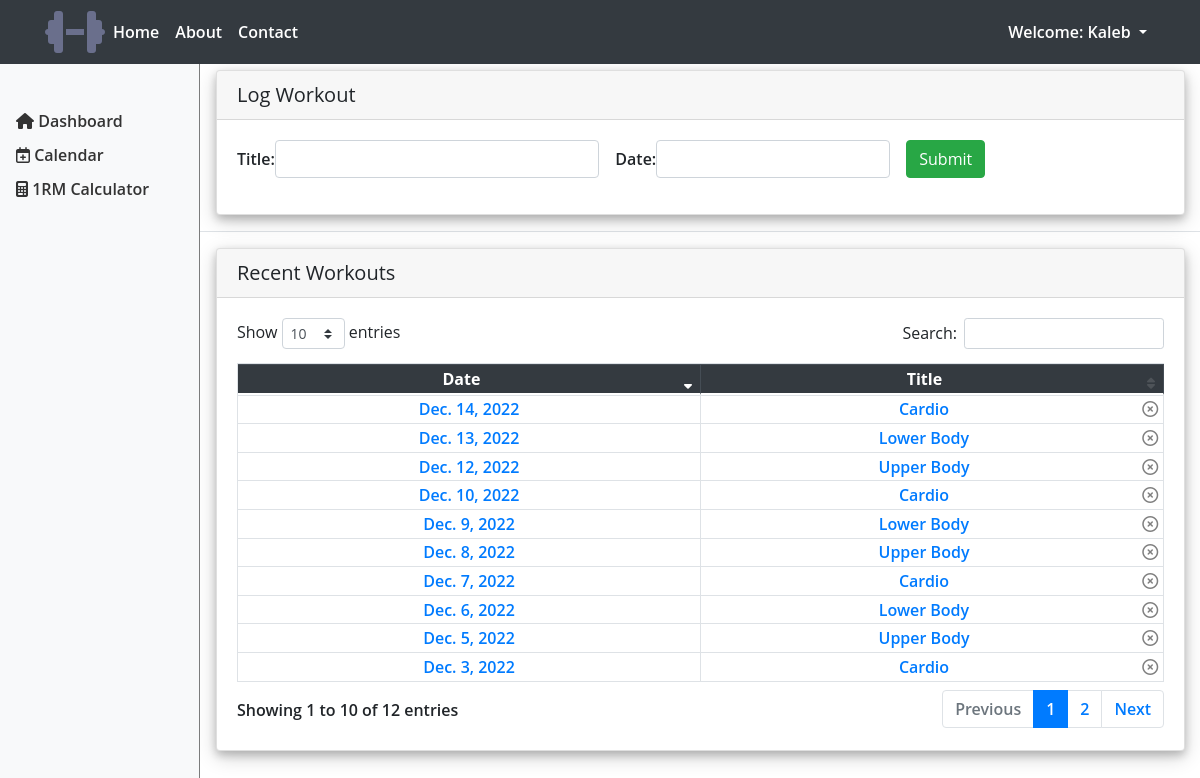
The app's page / (signed in) with its own data.
### fit_tracker/models.py (models this page shows)
class WorkoutDate(models.Model):
    user = models.ForeignKey(
        User, on_delete=models.CASCADE, related_name="workoutdate", null=True)
    date = models.DateField()
    def __str__(self):
        return str(self.date)

class WorkoutName(models.Model):
    name = models.CharField(max_length=200)
    date = models.ForeignKey(
        WorkoutDate, on_delete=models.CASCADE, related_name="workoutname", null=True)
    def __str__(self):
        return str(self.name)

### fit_tracker/views.py (the view)
# urls.py: 2. Add a URL to urlpatterns:  path('', views.home, name='home')
def home(response):
    context = ''
    if response.method == "POST":
        form = LogWorkout(response.POST)
        if form.is_valid():
            nm = form.cleaned_data["name"]
            d = form.cleaned_data["date"]
            if response.user.workoutdate.filter(date=d).exists():
                context = 'date already exists'
            else:
                t = WorkoutDate(date=d)
                n = WorkoutName(name=nm, date=t)
                t.save()
                n.save()
                response.user.workoutdate.add(t)
                return HttpResponseRedirect("/%i" % t.id)
    else:
        form = LogWorkout()
    return render(response, "fit_tracker/home.html", {"form": form, "context": context})

### fit_tracker/forms.py
class LogWorkout(forms.Form):
    name = forms.CharField(label="Title",max_length=200)
    date= forms.DateField()

### fit_tracker/templates/fit_tracker/home.html (shortened to what this page needs)
{% extends 'fit_tracker/base.html' %}
{% load static %}
{% block content %}
{% if user.is_authenticated %}
<link href="//netdna.bootstrapcdn.com/font-awesome/3.2.1/css/font-awesome.css" rel="stylesheet">
<link rel="stylesheet" href="https://cdn.datatables.net/1.10.23/css/dataTables.bootstrap4.min.css">
<link rel="stylesheet" href="https://cdn.datatables.net/responsive/2.2.7/css/responsive.bootstrap4.min.css">
<link href="https://unpkg.com/gijgo@1.9.13/css/gijgo.min.css" rel="stylesheet" type="text/css" />
<link rel="stylesheet" type="text/css" href="{% static 'CSS/dashboard.css' %}">
<div class="topdiv">
  <div class="container-fluid">
    <div class="card formcard">
      <h5 class="card-header">Log Workout</h5>
      <div class="card-body">
        <form action="" method="post" class="form-inline">
          {% for field in form %}
          {% if field.name == 'name' %}
          <label for="wodate">Title:</label>
          <input id="wotitle" type="text" name="{{ field.name }}" class="form-control mr-3" style="width:35%;" required>
          {% endif %}
          {% if field.name == 'date' %}
          <label for="datepicker"> Date: </label>
          <input autocomplete="off" name="{{ field.name }}" class="form-control" id="datepicker" width="200" required />
          {% endif %}
          {% endfor %}
          <button type="submit" name="save" class="btn btn-success ml-3">Submit</button>
        </form>
      </div>
    </div>
  </div>
  <div class="border-top my-3"></div>
</div>
<div class="container-fluid">
  <div class="card">
    <h5 class="card-header">Recent Workouts</h5>
    <div class="card-body">
      <table id="example" class="table table-sm table-hover table-bordered dt-responsive nowrap" width="100%">
        <thead class="thead-dark">
          <tr>
            <th style="width:50%;" class="text-center">Date</th>
            <th class="text-center">Title</th>
          </tr>
        </thead>
        <tbody>
          {% for td in user.workoutdate.all %}
          <tr>
            <td id="myTd" class="text-center"><a href="/{{td.id}}"><span>{{td.date |date:'Ymd' }}</span>{{td.date}}</a>
            </td>
            {% for nm in td.workoutname.all %}
            <td id="myTd" class="text-center"><a href="/{{td.id}}">{{ nm }}</a><a data-toggle="modal"
                data-target="#d{{td}}ModalCenter" style="float:right;" name="" href="#"><i class="far fa-times-circle"
                  style="color:grey;"></i></a></td>
            {% endfor %}
          </tr>
          {% endfor %}
        </tbody>
      </table>
    </div>
  </div>
  <br><br>
</div>
  {% endif %}
  {% endblock %}

### fit_tracker/templates/fit_tracker/base.html (shortened to what this page needs)
<!doctype html>
{% load static %}
<html lang="en" dir="ltr">
<head>
  <link href="https://cdn.jsdelivr.net/npm/bootstrap@5.0.0-beta1/dist/css/bootstrap.min.css" rel="stylesheet"
>
  <link rel="stylesheet" href="https://cdnjs.cloudflare.com/ajax/libs/font-awesome/5.15.1/css/all.min.css">
  <link rel="stylesheet" href="https://maxcdn.bootstrapcdn.com/bootstrap/4.4.1/css/bootstrap.min.css">
  <link rel="stylesheet" type="text/css" href="{% static 'CSS/fit_tracker.css' %}">
</head>
<body>
  <nav class="navbar navbar-expand-lg navbar-dark bg-dark sticky-top">
    <div class="container">
      <a href="{% url 'home' %}"> <span class="fas fa-dumbbell"
          style="font-size:48px; right: 30px; color: #6a6f8c;"></i></span></a>
      <div class="collapse navbar-collapse" id="navbarNav">
        <div class="navbar-collapse collapse w-100 order-1 order-md-0 dual-collapse2" id="navbarNav">
          <ul class="navbar-nav mr-auto">
            <li class="nav-item active">
              <a class="nav-link" href="{% url 'home' %}">Home <span class="sr-only">(current)</span></a>
            </li>
            <li class="nav-item active">
              <a class="nav-link" href="{% url 'about' %}">About </a>
            </li>
            <li class="nav-item active">
              <a class="nav-link" href="{% url 'contact' %}">Contact </a>
            </li>
          </ul>
        </div>
        {% if user.is_authenticated %}
        <ul class="navbar-nav ml-auto">
          <li class="nav-item dropdown nav-item active">
            <a class="nav-link dropdown-toggle" href="#" id="navbardrop" data-toggle="dropdown">
              Welcome: {{ user.username }}
            </a>
          </li>
        </ul>
        {% endif %}
      </div>
    </div>
  </nav>
  {% if user.is_authenticated %}
  <nav class="col-md-2 d-none d-md-block bg-light sidebar">
    <div class="sidebar-sticky position-fixed">
      <ul class="nav flex-column mt-5">
        <li id="sideItems" class="nav-item">
          <a class="side nav-link" href="{% url 'home' %}">
            <span><i class="fas fa-home"></i></span>
            Dashboard
          </a>
        </li>
        <li class="nav-item">
          <a class="side nav-link" href="{% url 'calendar' %}">
            <span><i class="far fa-calendar-plus"></i></span>
            Calendar
          </a>
        </li>
        <li class="nav-item">
          <a class="side nav-link" href="{% url 'calculator' %}">
            <span><i class="fas fa-calculator"></i></span>
            1RM Calculator
          </a>
        </li>
      </ul>
    </div>
  </nav>
  {% endif %}
  {% block content %}
  {% endblock %}
</body>
</html>

### static/CSS/fit_tracker.css (style rules this page uses)
body { margin: 0; font: 600 16px/18px 'Open Sans', sans-serif }

### fit_tracker/static/CSS/dashboard.css (style rules this page uses)
table.dataTable thead .sorting:before, table.dataTable thead .sorting_asc:before, table.dataTable thead .sorting_desc:before, table.dataTable thead .sorting_asc_disabled:before, table.dataTable thead .sorting_desc_disabled:before { right: 0 !important; content: "" !important; }
table.dataTable thead .sorting:after, table.dataTable thead .sorting_asc:after, table.dataTable thead .sorting_desc:after, table.dataTable thead .sorting_asc_disabled:after, table.dataTable thead .sorting_desc_disabled:after { right: 0 !important; content: "" !important; }
table.dataTable thead th { position: relative; background-image: none !important; }
table.dataTable thead th.sorting:after, table.dataTable thead th.sorting_asc:after, table.dataTable thead th.sorting_desc:after { position: absolute !important; right: 8px !important; display: block !important; font-family: FontAwesome !important; }
table.dataTable thead th.sorting:after { content: "\f0dc" !important; font-size: 0.8em !important; }
table.dataTable thead th.sorting_desc:after { content: "\f0dd" !important; color: #FFFFFF; opacity: 1.0 !important }
.sidebar { position: fixed; top: 0; bottom: 0; left: 0; z-index: 100; padding: 0; box-shadow: inset -1px 0 0 rgba(0, 0, 0, .5); }
.sidebar-sticky { position: -webkit-sticky; position: sticky; top: 48px; height: calc(100vh - 48px); padding-top: .5rem; overflow-x: hidden; overflow-y: auto; }
.sidebar .nav-link { color: #333; }
.navbar { position: fixed; width: 100%; }
.border-top { border-top: 1px solid #e5e5e5; }
@media only screen and (min-width : 320px) { .container-fluid { padding-left: 20%; } }
@media only screen and (min-width : 480px) { .container-fluid { padding-left: 18%; } }
@media only screen and (min-width : 768px) { .container-fluid { padding-left: 18%; } }
@media only screen and (min-width : 992px) { .container-fluid { padding-left: 18%; } }
@media only screen and (min-width : 1200px) { .container-fluid { padding-left: 18%; } }
.topdiv { padding-top: 70px; }
.card { box-shadow: 0 4px 8px 0 rgba(0, 0, 0, 0.2), 0 6px 20px 0 rgba(0, 0, 0, 0.19); }

### records on screen
WorkoutDate: date "Dec. 3, 2022"
WorkoutName: name "Cardio"
WorkoutDate: date "Dec. 5, 2022"
WorkoutName: name "Upper Body"
WorkoutDate: date "Dec. 6, 2022"
WorkoutName: name "Lower Body"
WorkoutDate: date "Dec. 8, 2022"
WorkoutName: name "Upper Body"
WorkoutDate: date "Dec. 9, 2022"
WorkoutName: name "Lower Body"
WorkoutDate: date "Dec. 7, 2022"
WorkoutName: name "Cardio"
WorkoutDate: date "Dec. 10, 2022"
WorkoutName: name "Cardio"
WorkoutDate: date "Dec. 12, 2022"
WorkoutName: name "Upper Body"
WorkoutDate: date "Dec. 13, 2022"
WorkoutName: name "Lower Body"
WorkoutDate: date "Dec. 14, 2022"
WorkoutName: name "Cardio"

### other values on screen
{{ user.username }} "Kaleb"
